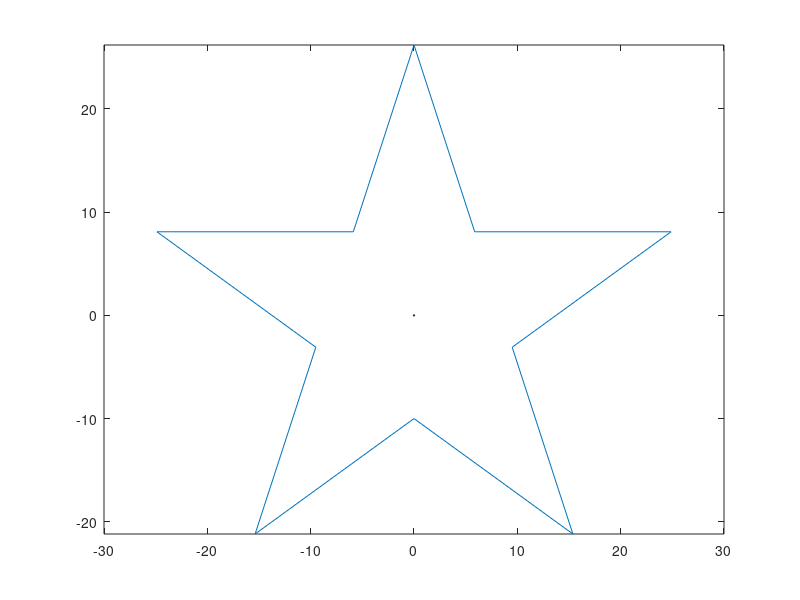

Write MATLAB code to recreate this figure. (Note: this script raises an error after producing the figure.)
clc;clear;
r1=10;
r2=r1*sin(126*pi/180)/sin(18*pi/180);%五角星中，只需给定小圆半径r1，整个五角星都确定 %即，r1相等的五角星是全等五角星
theta=zeros(1,11);
r=zeros(1,11);%plot函数用11个点连10条线
for i=1:11
    if mod(i,2)==1 
        theta(i)=(18+72*((i-1)/2))*pi/180;%如果i是奇数，18°
        r(i)=r2;%如果i是奇数，五角星中较远的五个点
    end
    if mod(i,2)==0 
        theta(i)=(54+72*((i-2)/2))*pi/180;%如果i是偶数，54°
        r(i)=r1;%如果i是奇数，五角星中较近的五个点
    end
end
z=r.*exp(1i*theta);
plot(z);
axis tight 
axis equal;
hold on;
plot(0,0,'black-o','MarkerSize',1);
gtext('ct');